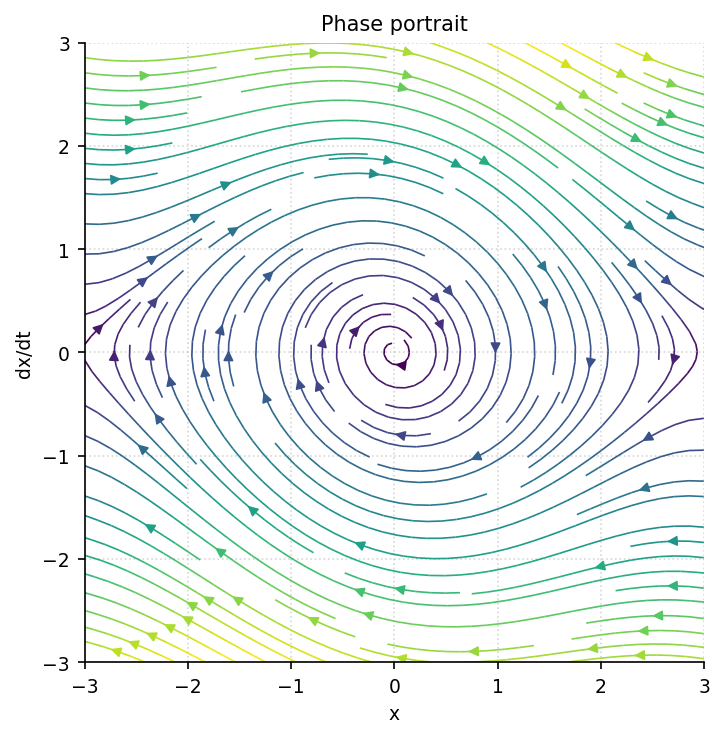

This chart was generated by the following Python code:
"""phase_portrait: 非线性系统相图（含矢量场）."""
import sys, os; sys.path.insert(0, os.path.join(os.path.dirname(os.path.abspath(__file__)), '..', '..', '_utils', 'python'))
import numpy as np
import matplotlib.pyplot as plt
from theme import apply_theme

def make_figure(title='Phase portrait'):
    apply_theme(fig_size=(6, 5))
    Y, X = np.mgrid[-3:3:30j, -3:3:30j]
    U = Y
    V = -np.sin(X) - 0.2*Y
    fig, ax = plt.subplots()
    ax.streamplot(X, Y, U, V, color=np.hypot(U, V), cmap='viridis', density=1.4, linewidth=0.8)
    ax.set_xlabel('x'); ax.set_ylabel('dx/dt')
    ax.set_title(title); ax.set_aspect('equal')
    ax.grid(True, linestyle=':', alpha=0.5)
    fig.tight_layout()
    return fig

if __name__ == '__main__':
    fig = make_figure(); fig.savefig(__file__.replace('.py', '.png'), dpi=150)
